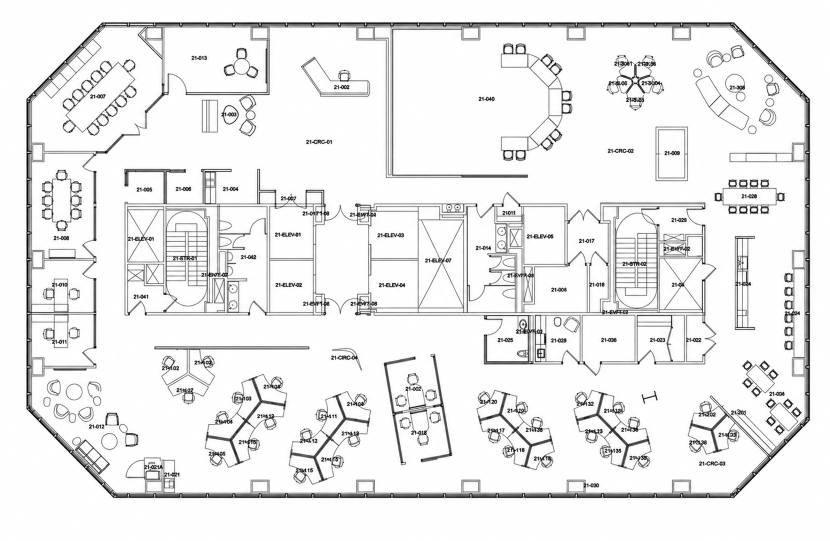
#> input picture maps/535-mission-map.png, 1660 x 1082 px (shown at 1/2 size)
$ python build_occupancy_map.py
#> lines starting #> are read from the running program, lines starting #| are printed output that depends on the picture; after the words box and inside, x2 and y2 are one past the last pixel; in counts of white or black regions, pixels touching at a corner belong together
#!/usr/bin/env python3
"""Build the runtime occupancy grid from the annotated office floor plan.

The generated NPZ is intentionally committed so robot deployments only need
NumPy.  Pillow is required solely when regenerating the map after a floor-plan
change.
"""

from __future__ import annotations

import argparse
import json
import math
from pathlib import Path
from typing import Sequence, Tuple

import numpy as np


def _long_runs(mask: np.ndarray, dr: int, dc: int, minimum: int) -> np.ndarray:
    """Keep dark pixels belonging to a long horizontal/vertical/diagonal run."""
    rows, cols = mask.shape
    kept = np.zeros_like(mask)
    starts = []
    for row in range(rows):
        for col in range(cols):
            previous_row, previous_col = row - dr, col - dc
            if not (0 <= previous_row < rows and 0 <= previous_col < cols):
                starts.append((row, col))

    for start_row, start_col in starts:
        run = []
        row, col = start_row, start_col
        while 0 <= row < rows and 0 <= col < cols:
            if mask[row, col]:
                run.append((row, col))
            else:
                if len(run) >= minimum:
                    rr, cc = zip(*run)
                    kept[rr, cc] = True
                run = []
            row += dr
            col += dc
        if len(run) >= minimum:
            rr, cc = zip(*run)
            kept[rr, cc] = True
    return kept


def _compact_structures(
    mask: np.ndarray,
    *,
    minimum_area_cells: int,
    minimum_span_cells: int,
) -> np.ndarray:
    """Keep connected compact shapes while rejecting isolated plan text strokes.

    Walls and long furniture edges are retained by :func:`_long_runs`. Chairs,
    small tables, cabinets, and desk-pod outlines can be shorter in every
    direction, so retain 8-connected components only when they have meaningful
    area and span in both axes. Individual characters and dimension ticks are
    normally too narrow or too small to pass both gates.
    """
    rows, cols = mask.shape
    visited = np.zeros_like(mask, dtype=bool)
    kept = np.zeros_like(mask, dtype=bool)
    neighbors = (
        (-1, -1), (-1, 0), (-1, 1),
        (0, -1), (0, 1),
        (1, -1), (1, 0), (1, 1),
    )

    for start_row, start_col in zip(*np.nonzero(mask & ~visited)):
        if visited[start_row, start_col]:
            continue
        stack = [(int(start_row), int(start_col))]
        visited[start_row, start_col] = True
        component = []
        min_row = max_row = int(start_row)
        min_col = max_col = int(start_col)
        while stack:
            row, col = stack.pop()
            component.append((row, col))
            min_row, max_row = min(min_row, row), max(max_row, row)
            min_col, max_col = min(min_col, col), max(max_col, col)
            for dr, dc in neighbors:
                next_row, next_col = row + dr, col + dc
                if (
                    0 <= next_row < rows
                    and 0 <= next_col < cols
                    and mask[next_row, next_col]
                    and not visited[next_row, next_col]
                ):
                    visited[next_row, next_col] = True
                    stack.append((next_row, next_col))

        if (
            len(component) >= minimum_area_cells
            and max_row - min_row + 1 >= minimum_span_cells
            and max_col - min_col + 1 >= minimum_span_cells
        ):
            rr, cc = zip(*component)
            kept[rr, cc] = True

    return kept


def _inside_polygon(
    x: np.ndarray,
    y: np.ndarray,
    points: Sequence[Sequence[float]],
) -> np.ndarray:
    """Vectorized even/odd polygon fill at cell centers."""
    inside = np.zeros_like(x, dtype=bool)
    x1, y1 = points[-1]
    for x2, y2 in points:
        crosses = ((y1 > y) != (y2 > y)) & (
            x < (x2 - x1) * (y - y1) / ((y2 - y1) + 1e-12) + x1
        )
        inside ^= crosses
        x1, y1 = x2, y2
    return inside


def _dilate_mask(mask: np.ndarray, radius_px: int) -> np.ndarray:
    """Expand annotation-colored pixels to cover their dark outlines and text."""
    if radius_px <= 0:
        return mask.copy()
    expanded = mask.copy()
    rows, cols = mask.shape
    for dr in range(-radius_px, radius_px + 1):
        for dc in range(-radius_px, radius_px + 1):
            if dr * dr + dc * dc > radius_px * radius_px:
                continue
            source_r0, source_r1 = max(0, -dr), min(rows, rows - dr)
            source_c0, source_c1 = max(0, -dc), min(cols, cols - dc)
            target_r0, target_r1 = source_r0 + dr, source_r1 + dr
            target_c0, target_c1 = source_c0 + dc, source_c1 + dc
            expanded[target_r0:target_r1, target_c0:target_c1] |= mask[
                source_r0:source_r1,
                source_c0:source_c1,
            ]
    return expanded


def build_occupancy(
    map_json: Path,
    floor_plan: Path,
    *,
    resolution_m: float,
    gray_threshold: int,
    minimum_structure_length_m: float,
) -> Tuple[np.ndarray, dict]:
#> called with resolution_m = 0.1, gray_threshold = 195, minimum_structure_length_m = 0.7
    from PIL import Image

    data = json.loads(map_json.read_text(encoding="utf-8"))
#> (reads maps/cail_lab.json from the repository)
    coordinates = data["coordinate_system"]
    bbox = coordinates["source_floor_bbox_px"]
    dimensions = coordinates["floor_dimensions_m"]

    image = np.asarray(Image.open(floor_plan).convert("RGB"), dtype=np.uint8)
    crop = image[
        int(bbox["top"]):int(bbox["bottom"]),
        int(bbox["left"]):int(bbox["right"]),
    ].copy()
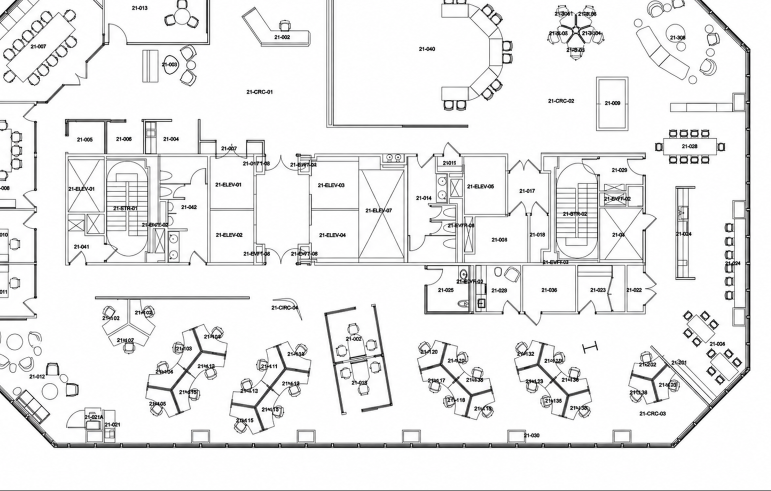
#> crop: shape (982, 1541, 3) (shown at 1/2 size); mean R, G, B 236.2, 236.2, 236.3

    # Red circles and labels are annotations, not physical obstacles. Expand
    # their red fill enough to erase the black outline and dark character too;
    # otherwise a marker centered on the robot becomes a false enclosing wall.
    red = (
        (crop[:, :, 0] >= 145)
        & (crop[:, :, 0] >= crop[:, :, 1].astype(np.int16) * 1.35)
        & (crop[:, :, 0] >= crop[:, :, 2].astype(np.int16) * 1.35)
    )
#> red: shape (982, 1541) bool; every value is 0
    crop[_dilate_mask(red, radius_px=10)] = 255

    width_cells = int(math.ceil(float(dimensions["east_west"]) / resolution_m))
    height_cells = int(math.ceil(float(dimensions["north_south"]) / resolution_m))
    # Reverse both source axes and transpose: source-up is world +x and
    # source-left is world +y. Rows in the result are world y; columns are x.
    transformed = np.transpose(crop[::-1, ::-1], (1, 0, 2))
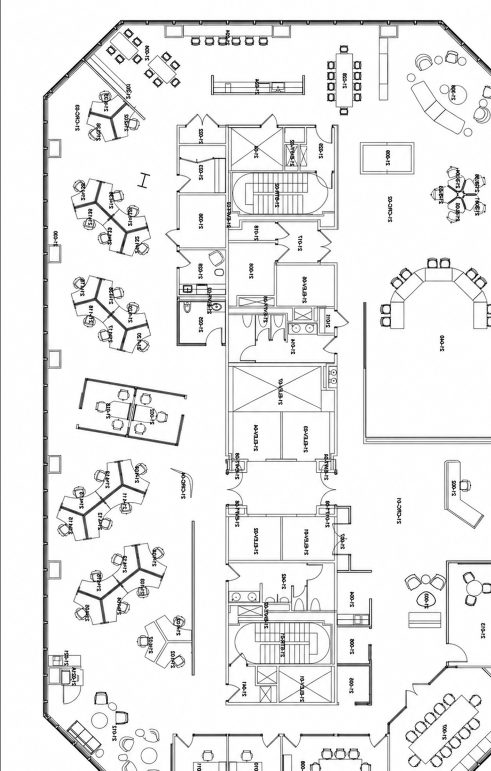
#> transformed: shape (1541, 982, 3) (shown at 1/2 size); mean R, G, B 236.2, 236.2, 236.3
    resized = np.asarray(
        Image.fromarray(transformed).resize(
            (width_cells, height_cells),
            resample=Image.Resampling.BOX,
        ),
        dtype=np.float32,
    )
    gray = 0.299 * resized[:, :, 0] + 0.587 * resized[:, :, 1] + 0.114 * resized[:, :, 2]
    dark = gray < gray_threshold
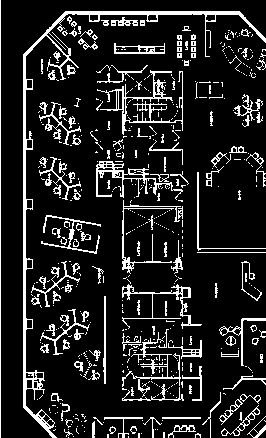
#> dark: shape (438, 266) bool; 13.4% white in thin lines or dots

    minimum_cells = max(2, int(math.ceil(minimum_structure_length_m / resolution_m)))
    occupied = np.zeros_like(dark)
    for dr, dc in ((0, 1), (1, 0), (1, 1), (1, -1)):
        occupied |= _long_runs(dark, dr, dc, minimum_cells)
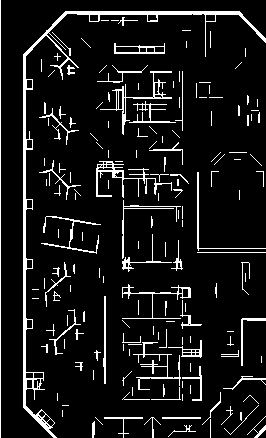
#> occupied: shape (438, 266) bool; 8.9% white in thin lines or dots
    occupied |= _compact_structures(
        dark,
        minimum_area_cells=6,
        minimum_span_cells=3,
    )
#> the loop in _compact_structures, `for start_row, start_col in zip(*np.nonzero(mask & ~visited)):` made 15654 passes
#> (rr, cc) on passes 1320, 1989, 2054, 2290, 2892: ((31, 32, 33, 34, 35, 36, 37, 34, 33, 32, 33), (231, 232, 233, 233, 233, 233, 233, 232, 232, 231, 230)), ((48, 49, 50, 51, 48, 48), (239, 238, 238, 238, 240, 241)), ((49, 50, 51, 49, 49, 50, 49), (262, 262, 262, 263, 264, 265, 265)), ((53, 54, 55, 56, 57, 56, 56, 55, 55, 55, 54), (261, 262, 263, 262, 263, 261, 260, 264, 265, 262, 261)), ((72, 73, 74, 75, 76, 77, 77, 77, 76, 73), (250, 250, 251, 251, 251, 252, 253, 254, 255, 252))
#> (start_row, start_col) on passes 1, 13: (0, 0), (11, 65)
#> after the loop in _compact_structures, `for start_row, start_col in zip(*np.nonzero(mask & ~visited)):`: kept: shape (438, 266) bool; 12.1% white in thin lines or dots, all inside (x1, y1, x2, y2) = (23, 11, 266, 438)
#> occupied: shape (438, 266) bool; 12.8% white in thin lines or dots

    yy, xx = np.indices(occupied.shape, dtype=np.float32)
    world_x = (xx + 0.5) * resolution_m
    world_y = (yy + 0.5) * resolution_m
    navigable_boundary = data.get("navigable_boundary", data["floor_boundary"])
    occupied |= ~_inside_polygon(world_x, world_y, navigable_boundary)
#> after the loop in _inside_polygon, `for x2, y2 in points:`:
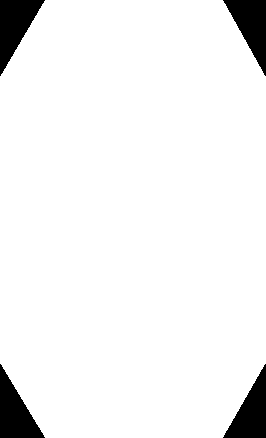
#> inside: shape (438, 266) bool; 94.2% white; 4 black regions, box (x1, y1, x2, y2) and area: (0, 0, 45, 76) 1732, (0, 364, 45, 438) 1697, (223, 0, 266, 76) 1660, (223, 364, 266, 438) 1629
#> occupied: shape (438, 266) bool; 18% white; 180 white regions (57 under 20 px), largest, box (x1, y1, x2, y2) and area: (0, 0, 266, 438) 8275, (219, 364, 266, 438) 1840, (97, 70, 183, 135) 915
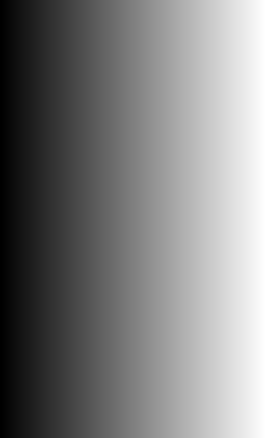
#> world_x: shape (438, 266) float32; min 0.05, max 26.55, mean 13.3; drawn with min black and max white

    for zone in data.get("exclusion_zones", []):
        if zone.get("type") != "polygon" or len(zone.get("points", [])) < 3:
            continue
        occupied |= _inside_polygon(world_x, world_y, zone["points"])
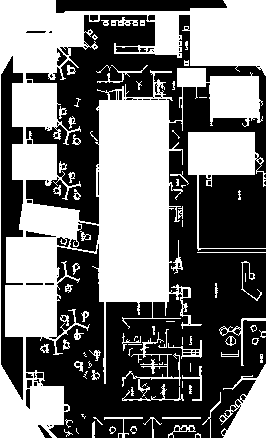
#> occupied: shape (438, 266) bool; 46.5% white; 90 white regions (31 under 20 px), largest, box (x1, y1, x2, y2) and area: (0, 0, 266, 438) 45022, (188, 132, 266, 251) 3223, (219, 364, 266, 438) 1840

    metadata = {
        "resolution_m": resolution_m,
        "origin_x_m": 0.0,
        "origin_y_m": 0.0,
        "robot_clearance_m": float(data["occupancy_map"]["robot_clearance_m"]),
        "preferred_clearance_m": float(data["occupancy_map"]["preferred_clearance_m"]),
    }
    return occupied, metadata


def main() -> None:
    parser = argparse.ArgumentParser()
    parser.add_argument("--map", type=Path, default=Path(__file__).with_name("cail_lab.json"))
    parser.add_argument(
        "--image",
        type=Path,
        default=Path(__file__).with_name("535-mission-map.png"),
    )
    parser.add_argument(
        "--output",
        type=Path,
        default=Path(__file__).with_name("cail_lab_occupancy.npz"),
    )
    parser.add_argument("--resolution", type=float, default=0.10)
    parser.add_argument("--gray-threshold", type=int, default=195)
    parser.add_argument("--minimum-structure-length", type=float, default=0.70)
    args = parser.parse_args()

    occupied, metadata = build_occupancy(
        args.map,
        args.image,
        resolution_m=args.resolution,
        gray_threshold=args.gray_threshold,
        minimum_structure_length_m=args.minimum_structure_length,
    )
#> metadata = {'resolution_m': 0.1, 'origin_x_m': 0, 'origin_y_m': 0, 'robot_clearance_m': 0.34, 'preferred_clearance_m': 0.75}
    np.savez_compressed(
        args.output,
        occupied=occupied.astype(np.uint8),
        **{key: np.asarray(value) for key, value in metadata.items()},
    )
    print(
        f"wrote {args.output}: {occupied.shape[1]}x{occupied.shape[0]} cells, "
        f"{100.0 * occupied.mean():.1f}% occupied"
    )
#| wrote maps/cail_lab_occupancy.npz: 266x438 cells, 46.5% occupied


if __name__ == "__main__":
    main()
